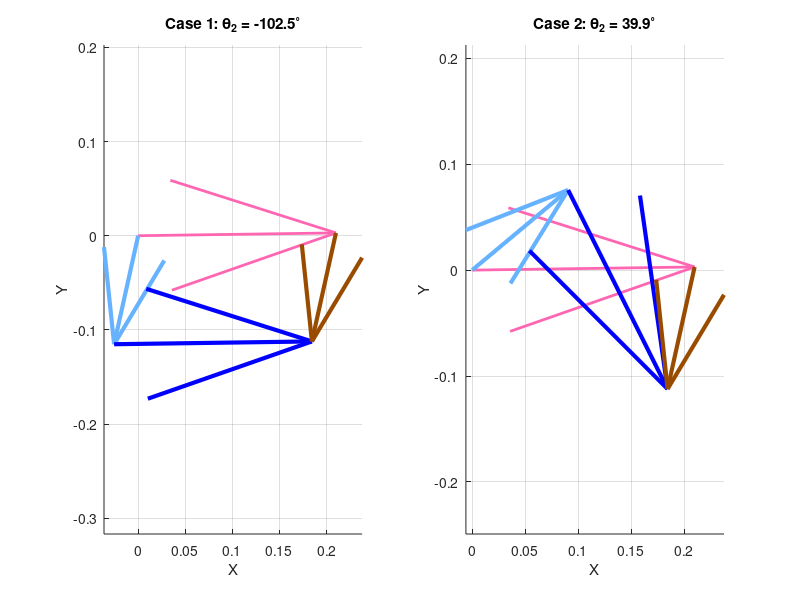

The MATLAB source for this figure:
clear all
close all
clc


% 1. PARAMETERS & INPUT

L1 = 0.210; % Ground (Pink) - d
L2 = 0.118; % Crank (Cyan/Red) - a
L3 = 0.210; % Coupler (Blue) - b
L4 = 0.118; % Rocker (Brown) - c

% Assign canonical names
d = L1;
a = L2;
b = L3;
c = L4;

% Ground Offset
theta1_deg = 0.81;
theta1 = deg2rad(theta1_deg);

% --- INPUT: Link 4 (Brown) ---
q4_global_deg = -102.5; 
q4 = deg2rad(q4_global_deg) - theta1; % Local Angle

% 2. CALCULATION (Find q2, q3 from q4)


% Norton's K Constants
K1 = d/a;
K2 = d/c;
K3 = (a^2 - b^2 + c^2 + d^2)/(2*a*c);

% Coefficients A, B, C for finding q2 (Derived from Input q4)
A = -((1 + K1)*cos(q4) + K2 + K3);
B = 2*sin(q4);
C = (1 - K1)*cos(q4) + K2 - K3;

% Solve for q2 (2 Cases)
det_val = B^2 - 4*A*C;

% Case 1
q2_sol1 = 2*atan((-B + sqrt(det_val))/(2*A)); 
% Case 2
q2_sol2 = 2*atan((-B - sqrt(det_val))/(2*A));

% Calculate q3 using Vector Sum Logic
% Case 1
Vec3_1 = c*exp(1j*q4) + d - a*exp(1j*q2_sol1);
q3_sol1 = angle(Vec3_1);

% Case 2
Vec3_2 = c*exp(1j*q4) + d - a*exp(1j*q2_sol2);
q3_sol2 = angle(Vec3_2);


% 3. CONVERT TO GLOBAL

% Global Angles
q2_1g = q2_sol1 + theta1;
q3_1g = q3_sol1 + theta1;

q2_2g = q2_sol2 + theta1;
q3_2g = q3_sol2 + theta1;

q4g = q4 + theta1;

fprintf('--- Results ---\n');
fprintf('Case 1: Theta2 = %.4f deg, Theta3 = %.4f deg\n', rad2deg(q2_1g), rad2deg(q3_1g));
fprintf('Case 2: Theta2 = %.4f deg, Theta3 = %.4f deg\n', rad2deg(q2_2g), rad2deg(q3_2g));


% 4. PLOTTING BOTH CASES

figure('Name', '4-Bar Linkage Analysis: Both Solutions', 'NumberTitle', 'off');

% --- PLOT CASE 1 ---
subplot(1, 2, 1); 
hold on; axis equal; grid on;

% Vectors Case 1
RA_1 = a*exp(1j*q2_1g);
RBA_1 = b*exp(1j*q3_1g);
RB_1 = RA_1 + RBA_1; % Position B from Origin
RO4O2 = d*exp(1j*theta1);
RBO4 = c*exp(1j*q4g);

% Components
O2x=0; O2y=0;
O4x=real(RO4O2); O4y=imag(RO4O2);
Ax_1=real(RA_1); Ay_1=imag(RA_1);
Bx_1=real(RB_1); By_1=imag(RB_1);

% Quivers Case 1
quiver(O2x, O2y, O4x-O2x, O4y-O2y, 0, 'Color', [1 0.4 0.7], 'LineWidth', 2, 'MaxHeadSize', 0.5); % Ground
quiver(O2x, O2y, Ax_1-O2x, Ay_1-O2y, 0, 'Color', [0.4 0.7 1], 'LineWidth', 3, 'MaxHeadSize', 0.5); % Link 2
quiver(Ax_1, Ay_1, Bx_1-Ax_1, By_1-Ay_1, 0, 'b', 'LineWidth', 3, 'MaxHeadSize', 0.5); % Link 3
quiver(O4x, O4y, Bx_1-O4x, By_1-O4y, 0, 'Color', [0.6, 0.3, 0], 'LineWidth', 3, 'MaxHeadSize', 0.5); % Link 4

title(['Case 1: \theta_2 = ' num2str(rad2deg(q2_1g), '%.1f') '^\circ']);
xlabel('X'); ylabel('Y');

% --- PLOT CASE 2 ---
subplot(1, 2, 2); 
hold on; axis equal; grid on;

% Vectors Case 2
RA_2 = a*exp(1j*q2_2g);
RBA_2 = b*exp(1j*q3_2g);
RB_2 = RA_2 + RBA_2; % Position B from Origin

% Components
Ax_2=real(RA_2); Ay_2=imag(RA_2);
Bx_2=real(RB_2); By_2=imag(RB_2);

% Quivers Case 2
quiver(O2x, O2y, O4x-O2x, O4y-O2y, 0,  'Color', [1 0.4 0.7], 'LineWidth', 2, 'MaxHeadSize', 0.5); % Ground
quiver(O2x, O2y, Ax_2-O2x, Ay_2-O2y, 0, 'Color', [0.4 0.7 1], 'LineWidth', 3, 'MaxHeadSize', 0.5); % Link 2
 % Link 2
quiver(Ax_2, Ay_2, Bx_2-Ax_2, By_2-Ay_2, 0, 'b', 'LineWidth', 3, 'MaxHeadSize', 0.5); % Link 3
quiver(O4x, O4y, Bx_2-O4x, By_2-O4y, 0, 'Color', [0.6, 0.3, 0], 'LineWidth', 3, 'MaxHeadSize', 0.5); % Link 4

title(['Case 2: \theta_2 = ' num2str(rad2deg(q2_2g), '%.1f') '^\circ']);
xlabel('X'); ylabel('Y');

